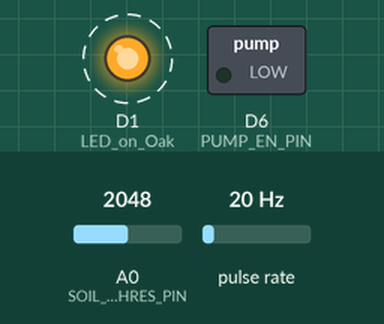
Recording of a sketch running on a simulated Particle Photon. Shown: switched loads named in the sketch (green lamp = pin HIGH), output pins drawn as LEDs (lit = HIGH). Wiring (inferred from the names in the program): pulse sensor: data D5. Dashed ring = blinking. The inputs (shaded band) are chosen by the test bench; at power-on: A0 (SOIL_MOIS_THRES_PIN) = 2048, pulse rate 20 Hz. What the sketch prints to the serial monitor is not drawn.

Above: at 0.05 s.
At 2.87 s:
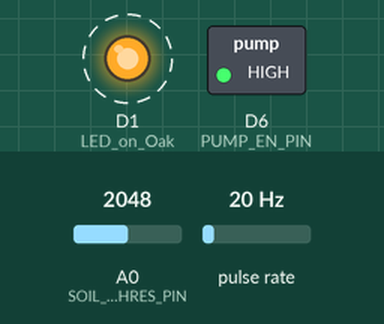
Timing chart, 0 to 3.2 s (numbered marks = the images above):
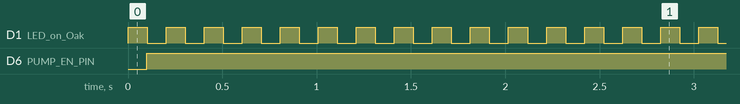

Measured:
- by itself, D1 (LED_on_Oak): alternates HIGH for 0.10 s and LOW for 0.10 s
- by itself, D6 (PUMP_EN_PIN): LOW → HIGH at 0.10 s, → LOW 94.7 s later, → HIGH 0.10 s later

The sketch:

autoWaterer.ino
```cpp
SYSTEM_MODE(SEMI_AUTOMATIC)
#define FLOW_METER_PIN 5


volatile unsigned long injTime1;
volatile unsigned long injTime2;
volatile float injTime;
double currentFlowRate = 0.0;
float prevFlowRate[10];
double totalFlow = 0.0000;
int prevFlowRateIdx = 0;
volatile int pumpEN = 0;
int PUMP_EN_PIN = 6;
int SOIL_MOIS_PIN = 11;
int SOIL_MOIS_THRES_PIN = 10;
int soilMoisture = 0;
volatile int soilMoisThres = 600;
double soilThresAvg = 0;
int waterLatch = 0;
volatile int pumpSpeed = 1023;
volatile float totalFlowThres = 0.5;
int setMode = 0; // 0 = auto, 1 = man


void timeCount()
{
  if(digitalRead(FLOW_METER_PIN) == HIGH)
  {
    injTime1 = micros();
  }
  else
  {
    injTime2 = micros();
    injTime =  injTime2 - injTime1;
  }
}


int modeSet(String modeSetVal)
{
  setMode = modeSetVal.toInt();
}
int pumpSpeedSet(String pumpSpeedVal)
{
  if (setMode){
  pumpSpeed = pumpSpeedVal.toInt();
  }
}
int pumpEnSet(String pumpEnVal)
{
  if (setMode){
    pumpEN = pumpEnVal.toInt();
  }
}
int flowThresSet(String flowThresVal)
{
  totalFlowThres = flowThresVal.toFloat();
}
int soilMoisThresSet(String soilMoisThresVal)
{
  soilMoisThres = soilMoisThresVal.toInt();
}


void setup() {
  // initialize the digital pin as an output.
  Serial.begin(115200);
  pinMode(1, OUTPUT); //LED on Oak
  pinMode(FLOW_METER_PIN,INPUT);
  pinMode(SOIL_MOIS_THRES_PIN,INPUT);
  pinMode(PUMP_EN_PIN,OUTPUT);
  analogWriteFreq(1);
  attachInterrupt(digitalPinToInterrupt(FLOW_METER_PIN), timeCount, CHANGE);

  Particle.variable("FlowRate",currentFlowRate);
  Particle.variable("TotalFlow",totalFlow);
  Particle.variable("SoilMoisture",soilMoisture);
  Particle.variable("ModeSelect",setMode);

  Particle.function("modeSet", modeSet);
  Particle.function("pumpSpeedSet", pumpSpeedSet);
  Particle.function("pumpEnSet", pumpEnSet);
  Particle.function("flowThresSet", flowThresSet);
  Particle.function("soilMoisThresSet", soilMoisThresSet);

  if (Particle.connected() == false)
  {
    Particle.connect();
  }

  digitalWrite(PUMP_EN_PIN,LOW);

}


// the loop routine runs over and over again forever:
void loop() { digitalWrite(1, !(digitalRead(1)));   // turn the LED on (HIGH is the voltage level)
  delay(100);               // wait for a second


  soilMoisture = analogRead(A0);

if (!setMode){
  if (pumpEN)  {
    currentFlowRate = (1000.0/(float)injTime)*60.0/7.5;
    totalFlow = 0.1*(currentFlowRate/60.0) + totalFlow;
    injTime = 10000000000;

  }

  if ((soilMoisture > soilMoisThres ) && !pumpEN && !waterLatch)
  {
    pumpEN = 1;
    //pumpSpeed = 1023;
    waterLatch = 1;
    analogWrite(PUMP_EN_PIN,(float)pumpSpeed*(float)pumpEN);
    totalFlow = 0;
  }

  if ((waterLatch == 1) && (totalFlow > totalFlowThres))
  {
    waterLatch = 0;
    pumpEN = 0;
    analogWrite(PUMP_EN_PIN,pumpEN);
    currentFlowRate = 0;
    totalFlow = 0;
  }
}
else{
    currentFlowRate = (1000.0/(float)injTime)*60.0/7.5;
    totalFlow = 0.1*(currentFlowRate/60.0) + totalFlow;
    injTime = 10000000000;
    analogWrite(PUMP_EN_PIN,(float)pumpSpeed*(float)pumpEN);
}


  Serial.print("Pump is : ");
  Serial.println(pumpEN);
  Serial.print("Flow Rate is: ");
  Serial.print(currentFlowRate,4);
  Serial.print("(L/min)\n");
  Serial.print("Total Flow is: ");
  Serial.print(totalFlow,5);
  Serial.print(" (L) \n");
  Serial.print("Soil Moisture is: ");
  Serial.println(soilMoisture);
  Serial.print("water Latch: ");
  Serial.println(pumpSpeed);
  Serial.print("\n\n");


}
```
